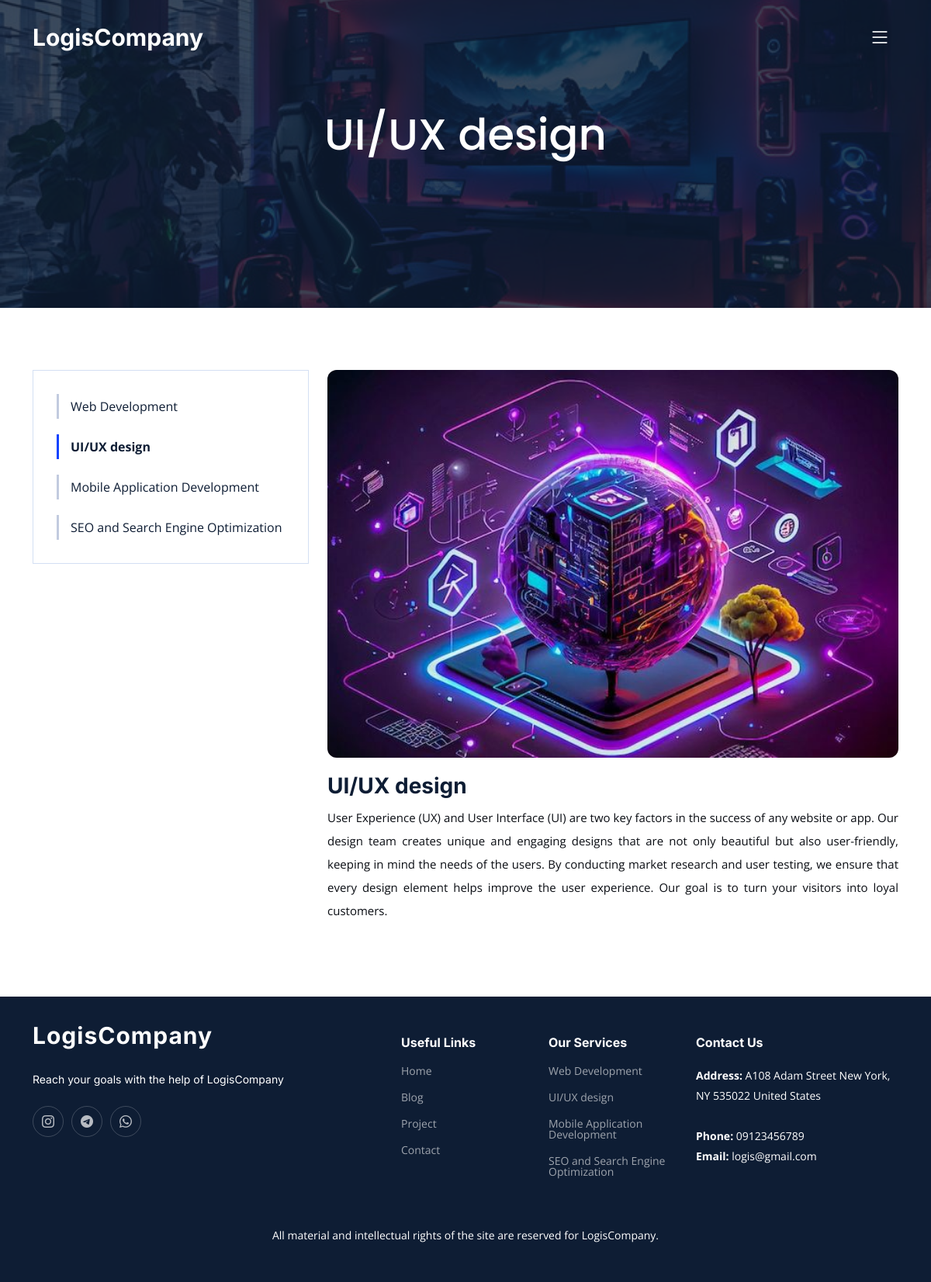
Page /service/uiux-design/ on the earlier database version.
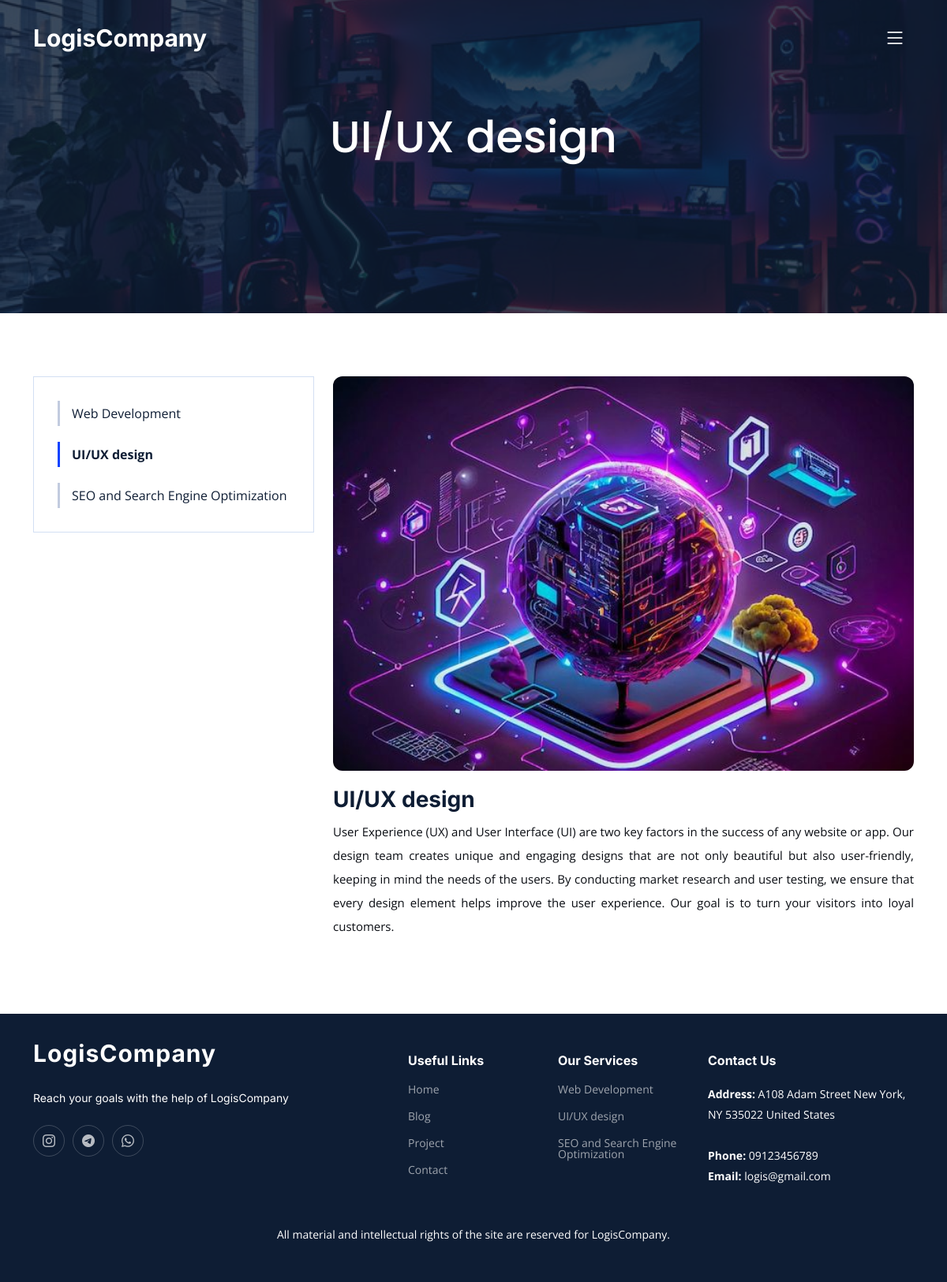
Same page on the later database version.
### core/models.py (models this page shows, shortened)
class Service(models.Model):
    title = models.CharField(max_length=50, unique=True)
    slug = models.SlugField(max_length=50, unique=True)
    description = models.TextField()
    image = models.ImageField(upload_to='images/service')

class SiteSettings(models.Model):
    about_us_text = models.TextField(null=True, blank=True)
    contact_us_text = models.TextField(null=True, blank=True)
    address = models.CharField(max_length=250, null=True, blank=True)
    phone = models.CharField(max_length=250, null=True, blank=True)
    email = models.CharField(max_length=250, null=True, blank=True)
    copy_right = models.CharField(max_length=255)
    instagram_link = models.CharField(max_length=250, null=True, blank=True, default='https://instagram.com/username')
    telegram_link = models.CharField(max_length=250, null=True, blank=True, default='https://t.me/username')
    whatsapp_link = models.CharField(max_length=250, null=True, blank=True, default='https://wa.me/0123456789')

### core/views.py (the view)
# urls.py: path('service/<slug:slug>/', views.service_detail, name='service_detail'),
def service_detail(request, slug):
    site_settings = SiteSettings.objects.first()
    service = get_object_or_404(Service, slug=slug)
    services = Service.objects.all()
    context = {
        'site_settings': site_settings,
        'service': service,
        'services': services,
        'current_service_slug': service.slug,
    }
    return render(request, 'core/service_detail.html', context)

### core/templates/core/service_detail.html (shortened to what this page needs)
{% extends 'base.html' %}
{% load static %}
{% block content %}
    <main id="main">
        <div class="breadcrumbs">
            <div class="page-header d-flex align-items-center"
                 style="background-image: url('{% static 'img/page-header.jpg' %}');">
                <div class="container position-relative">
                    <div class="row d-flex justify-content-center">
                        <div class="col-lg-6 text-center">
                            <h2 style="margin-bottom: 110px">{{ service.title }}</h2>
                        </div>
                    </div>
                </div>
            </div>
        </div>
        <section id="service-details" class="service-details">
            <div class="container" data-aos="fade-up">
                <div class="row gy-4">
                    <div class="col-lg-4">
                        <div class="services-list">
                            {% for s in services %}
                                <a href="{% url 'core:service_detail' s.slug %}" class="{% if s.slug == current_service_slug %}active{% endif %}">{{ s.title }}</a>
                            {% endfor %}
                        </div>
                    </div>
                    <div class="col-lg-8">
                        <img src="{{ service.image.url }}" alt="" class="img-fluid services-img">
                        <h3>{{ service.title }}</h3>
                        <p style="text-align: justify;line-height: 30px">{{ service.description }}</p>
                    </div>
                </div>
            </div>
        </section>
    </main>
{% endblock %}

### templates/base.html (shortened to what this page needs)
{% load static %}
<!DOCTYPE html>
<html lang="en">
<head>
    <link href="{% static 'vendor/bootstrap/css/bootstrap.min.css' %}" rel="stylesheet">
    <link href="{% static 'vendor/bootstrap-icons/bootstrap-icons.css' %}" rel="stylesheet">
    <link href="{% static 'vendor/fontawesome-free/css/all.min.css' %}" rel="stylesheet">
    <link href="{% static 'vendor/glightbox/css/glightbox.min.css' %}" rel="stylesheet">
    <link href="{% static 'vendor/swiper/swiper-bundle.min.css' %}" rel="stylesheet">
    <link href="{% static 'vendor/aos/aos.css' %}" rel="stylesheet">
    <link href="{% static 'css/main.css' %}" rel="stylesheet">
</head>
<body>
    <header id="header" class="header d-flex align-items-center fixed-top">
        <div class="container-fluid container-xl d-flex align-items-center justify-content-between">
            <a href="{% url 'core:home' %}" class="logo d-flex align-items-center">
                <h1>LogisCompany</h1>
            </a>
            <i class="mobile-nav-toggle mobile-nav-show bi bi-list"></i>
        </div>
    </header>
    {% block content %}{% endblock %}
    <footer id="footer" class="footer">
        <div class="container">
            <div class="row gy-4">
                <div class="col-lg-5 col-md-12 footer-info">
                    <a href="{% url 'core:home' %}" class="logo d-flex align-items-center">
                        <span>LogisCompany</span>
                    </a>
                    <br>
                    <p>Reach your goals with the help of LogisCompany</p>
                    <div class="social-links d-flex mt-4">
                        {% if site_settings.instagram_link %}
                            <a href="{{ site_settings.instagram_link }}" class="twitter"><i class="bi bi-instagram"></i></a>
                        {% endif %}
                        {% if site_settings.telegram_link %}
                            <a href="{{ site_settings.telegram_link }}" class="facebook"><i class="bi bi-telegram"></i></a>
                        {% endif %}
                        {% if site_settings.whatsapp_link %}
                            <a href="{{ site_settings.whatsapp_link }}" class="instagram"><i class="bi bi-whatsapp"></i></a>
                        {% endif %}
                    </div>
                </div>
                <div class="col-lg-2 col-6 footer-links">
                    <h4>Useful Links</h4>
                    <ul>
                        <li><a href="{% url 'core:home' %}">Home</a></li>
                        <li><a href="{% url 'blog:article_list' %}">Blog</a></li>
                        <li><a href="{% url 'project:project_list' %}">Project</a></li>
                        <li><a href="{% url 'core:contact' %}">Contact</a></li>
                    </ul>
                </div>
                <div class="col-lg-2 col-6 footer-links">
                    <h4>Our Services</h4>
                    <ul>
                        {% for service in services %}
                            <li><a href="{% url 'core:service_detail' service.slug %}">{{ service.title }}</a></li>
                        {% endfor %}
                    </ul>
                </div>
                <div class="col-lg-3 col-md-12 footer-contact text-center text-md-start">
                    <h4>Contact Us</h4>
                    <p>
                        <strong>Address:</strong> {{ site_settings.address }}
                        <br><br>
                        <strong>Phone:</strong> {{ site_settings.phone }}<br>
                        <strong>Email:</strong> {{ site_settings.email }}<br>
                    </p>
                </div>
            </div>
        </div>
        <div class="container mt-4">
            <div class="copyright">
                {{ site_settings.copy_right }}
            </div>
        </div>
    </footer>
</body>
</html>

### static/css/main.css (style rules this page uses)
:root { --font-default: "Open Sans", system-ui, -apple-system, "Segoe UI", Roboto, "Helvetica Neue", Arial, "Noto Sans", "Liberation Sans", sans-serif, "Apple Color Emoji", "Segoe UI Emoji", "Segoe UI Symbol", "Noto Color Emoji"; --font-primary: "Inter", sans-serif; --font-secondary: "Poppins", sans-serif; }
:root { --color-default: #0a0d13; --color-primary: #0d42ff; --color-secondary: #0e1d34; }
:root { scroll-behavior: smooth; }
body { font-family: var(--font-default); color: var(--color-default); }
a { color: var(--color-primary); text-decoration: none; }
h1, h2, h3, h4, h5, h6 { font-family: var(--font-primary); }
section { padding: 80px 0; overflow: hidden; }
.breadcrumbs .page-header { padding: 140px 0 80px 0; position: relative; background-size: cover; background-position: center; background-repeat: no-repeat; }
.breadcrumbs .page-header:before { content: ""; background-color: rgba(14, 29, 52, 0.8); position: absolute; inset: 0; }
.breadcrumbs .page-header h2 { font-size: 56px; font-weight: 500; color: #fff; font-family: var(--font-secondary); }
.header { transition: all 0.5s; z-index: 997; padding: 30px 0; }
.header .logo h1 { font-size: 30px; margin: 0; font-weight: 700; color: #fff; font-family: var(--font-primary); }
@media (max-width: 1279px) { .mobile-nav-show { color: #fff; font-size: 28px; cursor: pointer; line-height: 0; transition: 0.5s; z-index: 9999; margin-right: 10px; } }
.service-details .services-list { padding: 10px 30px; border: 1px solid #d3dff3; margin-bottom: 20px; }
.service-details .services-list a { display: block; line-height: 1; padding: 8px 0 8px 15px; border-left: 3px solid #c2cbdf; margin: 20px 0; color: var(--color-secondary); transition: 0.3s; }
.service-details .services-list a.active { font-weight: 700; border-color: var(--color-primary); }
.service-details .services-img { width: 100%; height: 500px; object-fit: cover; border-radius: 12px; margin-bottom: 20px; }
.service-details h3 { font-size: 28px; font-weight: 700; color: var(--color-secondary); }
.service-details p { font-size: 15px; }
.footer { font-size: 14px; background-color: var(--color-secondary); padding: 50px 0; color: white; }
.footer .footer-info .logo { line-height: 0; margin-bottom: 25px; }
.footer .footer-info .logo span { font-size: 30px; font-weight: 700; letter-spacing: 1px; color: #fff; font-family: var(--font-primary); }
.footer .footer-info p { font-size: 14px; font-family: var(--font-primary); }
.footer .social-links a { display: flex; align-items: center; justify-content: center; width: 40px; height: 40px; border-radius: 50%; border: 1px solid rgba(255, 255, 255, 0.2); font-size: 16px; color: rgba(255, 255, 255, 0.7); margin-right: 10px; transition: 0.3s; }
.footer h4 { font-size: 16px; font-weight: bold; position: relative; padding-bottom: 12px; }
.footer .footer-links { margin-bottom: 30px; }
.footer .footer-links ul { list-style: none; padding: 0; margin: 0; }
.footer .footer-links ul li { padding: 10px 0; display: flex; align-items: center; }
.footer .footer-links ul li:first-child { padding-top: 0; }
.footer .footer-links ul a { color: rgba(255, 255, 255, 0.6); transition: 0.3s; display: inline-block; line-height: 1; }
.footer .footer-contact p { line-height: 26px; }
.footer .copyright { text-align: center; }

Differences in the rows shown:
removed Service: title "Mobile Application Development"
